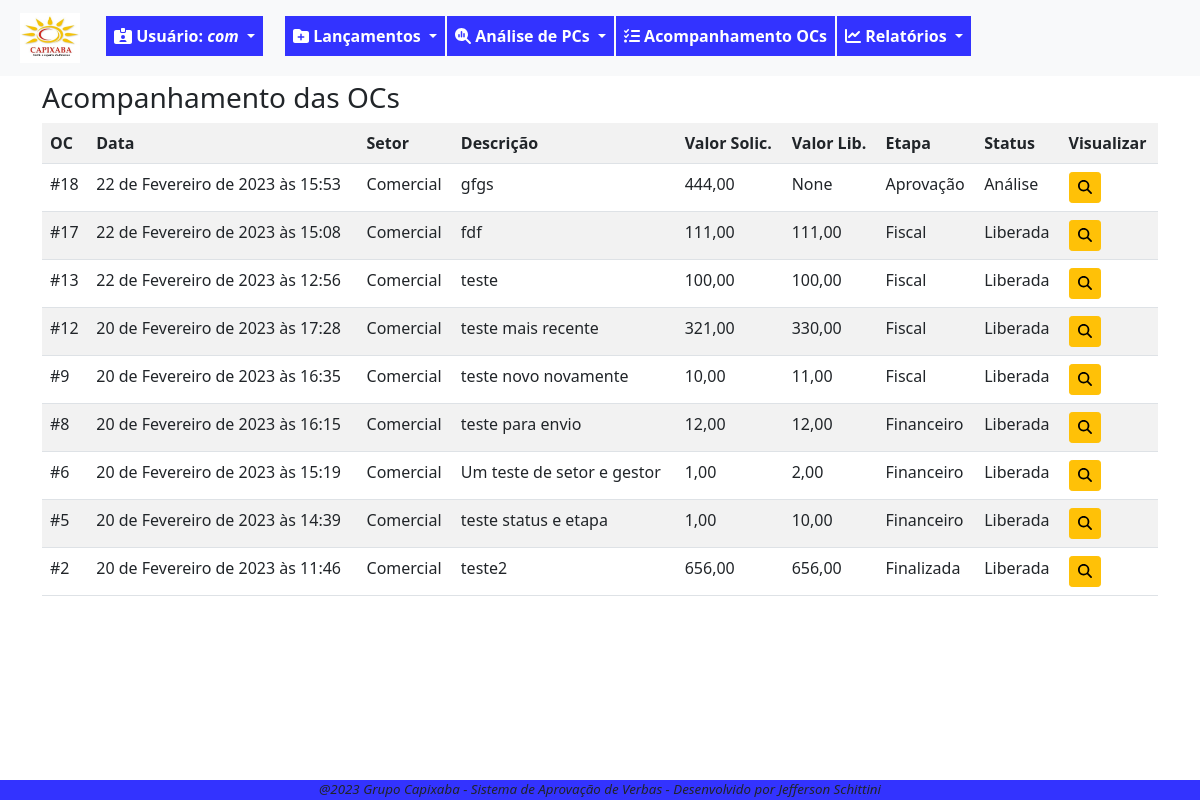
The page /oc/acompanha/listar/ (signed in) on the database as committed earlier.
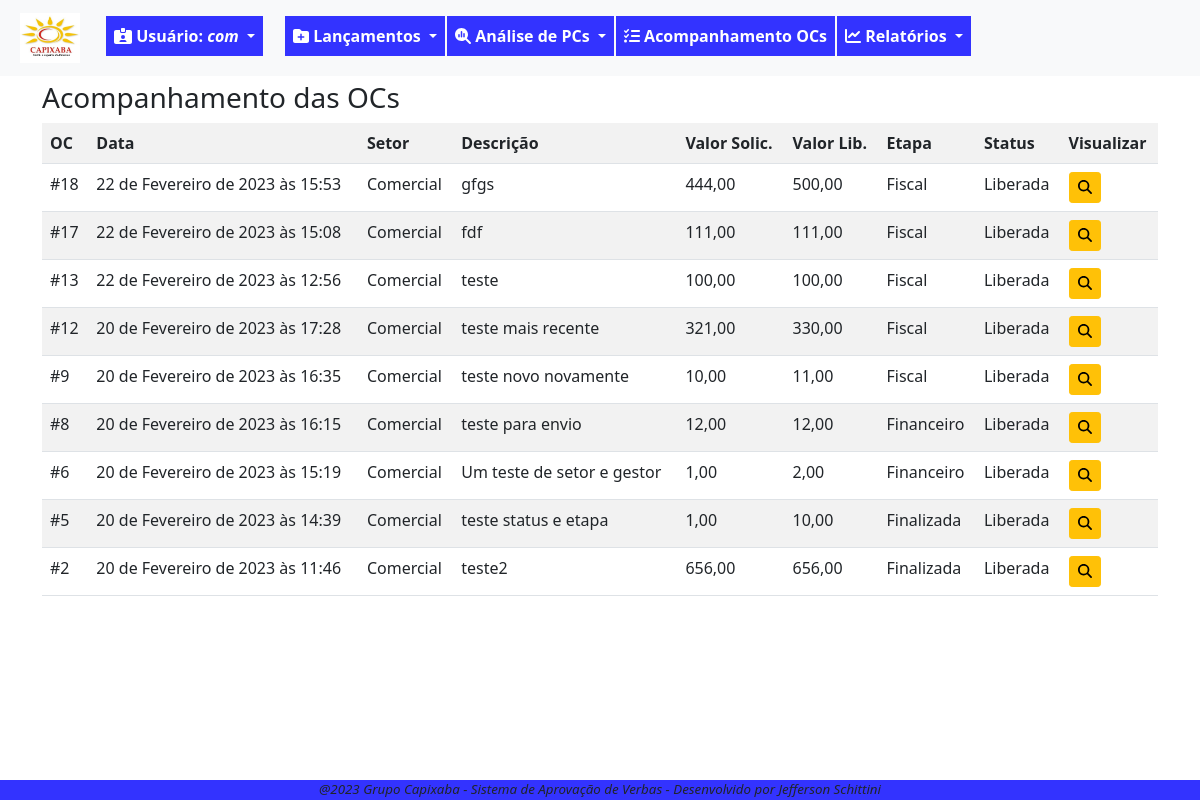
The same page on the database as committed later.
### fluxo/models.py (models this page shows, shortened)
class PedidoCompra(models.Model):
    SOL = '1'
    APR = '2'
    FIS = '3'
    FIN = '4'
    FIM = '9'
    ETAPAS_CHOICES = [
        (SOL,'Solicitação'),
        (APR,'Aprovação'),
        (FIS,'Fiscal'),
        (FIN,'Financeiro'),
        (FIM,'Finalizada'),
    ]
    ABERTA = 'ABE'
    ANALISE = 'ANL'
    LIBERADA = 'LIB'
    NEGADA = 'NEG'
    CANCELADA = 'CAN'
    STATUS_CHOICES = [
        ('ABE','Aberta'),
        ('ANL','Análise'),
        ('LIB','Liberada'),
        ('NEG','Negada'),
        ('CAN','Cancelada'),
    ]
    data_solic = models.DateTimeField(verbose_name='Data da Solicitação', default=timezone.now)
    usuario_log = models.ForeignKey(User, on_delete=models.PROTECT, verbose_name='Usuário') #deixar este usuário, que herda do padrão django
    setor_oc = models.ForeignKey(Setor, on_delete=models.PROTECT, verbose_name='Setor')
    desc_solic = models.CharField(max_length=100, verbose_name='Descrição do pedido')
    motivo_solic = models.TextField(verbose_name='Motivo do pedido', max_length=1000, help_text='Escreva detalhes da solicitação')
    valor_solic = models.DecimalField(max_digits=9, decimal_places=2, verbose_name='Valor Solicitado')
    anexos = models.FileField(upload_to=anexar_em, blank=True, null=True)  # verificar melhor como se configura, inclusive a constante MEDDIA_ROOT
    data_aprov = models.DateTimeField(verbose_name='Aprovação Diretoria', blank=True, null=True)
    motivo_aprov = models.TextField(verbose_name='Motivo Aprovação', blank=True, max_length=1000, help_text='Escreva detalhes da devolutiva')
    valor_aprov = models.DecimalField(verbose_name='Valor Aprovado', max_digits=9, decimal_places=2, blank=True, null=True)
    data_fin = models.DateTimeField(verbose_name='Liberação Financeiro', blank=True, null=True)
    motivo_fin = models.TextField(verbose_name='Motivo Financeiro', max_length=1000, blank=True, help_text='Escreva detalhes da devolutiva')
    data_fis = models.DateTimeField(verbose_name='Liberação Fiscal', blank=True, null=True)
    motivo_fis = models.TextField(verbose_name='Motivo Fiscal', max_length=1000, blank=True, null=True, help_text='Escreva detalhes da devolutiva')
    etapa_oc = models.CharField(verbose_name='Etapa', choices=ETAPAS_CHOICES, max_length=50, default='1')
    status_oc = models.CharField(verbose_name='Status', choices=STATUS_CHOICES, max_length=50, default='ABE')
    data_fim_oc = models.DateTimeField(verbose_name='Data Encerramento', null=True, blank=True)
    """ atriui a uma variável o nome da classe. Isso pode ser usado em um template para identificar a
    classe que está chamando o formulário e condicionar as ações"""

class Setor(models.Model):
    setor_desc = models.CharField(verbose_name='Setor', max_length=100, unique=True)
    gestor_setor = models.ForeignKey(User, on_delete=models.PROTECT, verbose_name='Gestor', blank=True, null=True)
    def __str__(self):
        return self.setor_desc

### fluxo/views.py (the view)
# urls.py: path('oc/acompanha/listar/', OCAcompanhaList.as_view(), name='lista-acompanha-oc'),
class OCAcompanhaList(GroupRequiredMixin, LoginRequiredMixin,ListView):
    login_url = reverse_lazy('login')
    group_required = u'Solicitante'
    model = PedidoCompra
    template_name = 'fluxo/listas/lista-acompanha-oc.html'
    def get_queryset(self):
        self.object_list = PedidoCompra.objects.filter(usuario_log=self.request.user).exclude(status_oc='ABE').order_by('-data_solic')
        return self.object_list

### fluxo/templates/fluxo/listas/lista-acompanha-oc.html (shortened to what this page needs)
{% extends 'paginas/base.html' %}
{% load static %}
{% block conteudo %}
<h3 style="margin-top: 5px;">Acompanhamento das OCs</h3>
<div class="table-responsive">
    <table class="table table-striped">
        <tr>
            <th>OC</th>
            <th>Data</th>
            <th>Setor</th>
            <th>Descrição</th>
            <th>Valor Solic.</th>
            <th>Valor Lib.</th>
            <th>Etapa</th>
            <th>Status</th>
            <th>Visualizar</th>
        </tr>
        {% for pc in object_list %}
        <tr>
            <td>#{{ pc.pk }}</td>
            <td>{{ pc.data_solic }}</td>
            <td>{{ pc.setor_oc }}</td>
            <td>{{ pc.desc_solic }}</td>
            <td>{{ pc.valor_solic }}</td>
            <td>{{ pc.valor_aprov }}</td>
            <td>{{ pc.get_etapa_oc_display }}</td>
            <td>{{ pc.get_status_oc_display }}</td>
            <td>
                <a href="" class="btn btn-warning btn-sm" title="Alterar Pedido de compra"><i class="fa-solid fa-magnifying-glass"></i></a>
            </td>
        </tr>
        {% empty %}
        <tr>
            <td colspan="7">Não há ordens de compra em para este solicitante neste período.</td>
        </tr>
        {% endfor%}
    </table>
</div>
{% endblock conteudo %}

Rows that differ between the two databases and show on the page:
changed PedidoCompra "22 de Fevereiro de 2023 às 15:53": valor_aprov "None" → "500,00"; etapa_oc "Aprovação" → "Fiscal"; status_oc "Análise" → "Liberada"
changed PedidoCompra "20 de Fevereiro de 2023 às 14:39": etapa_oc "Financeiro" → "Finalizada"
